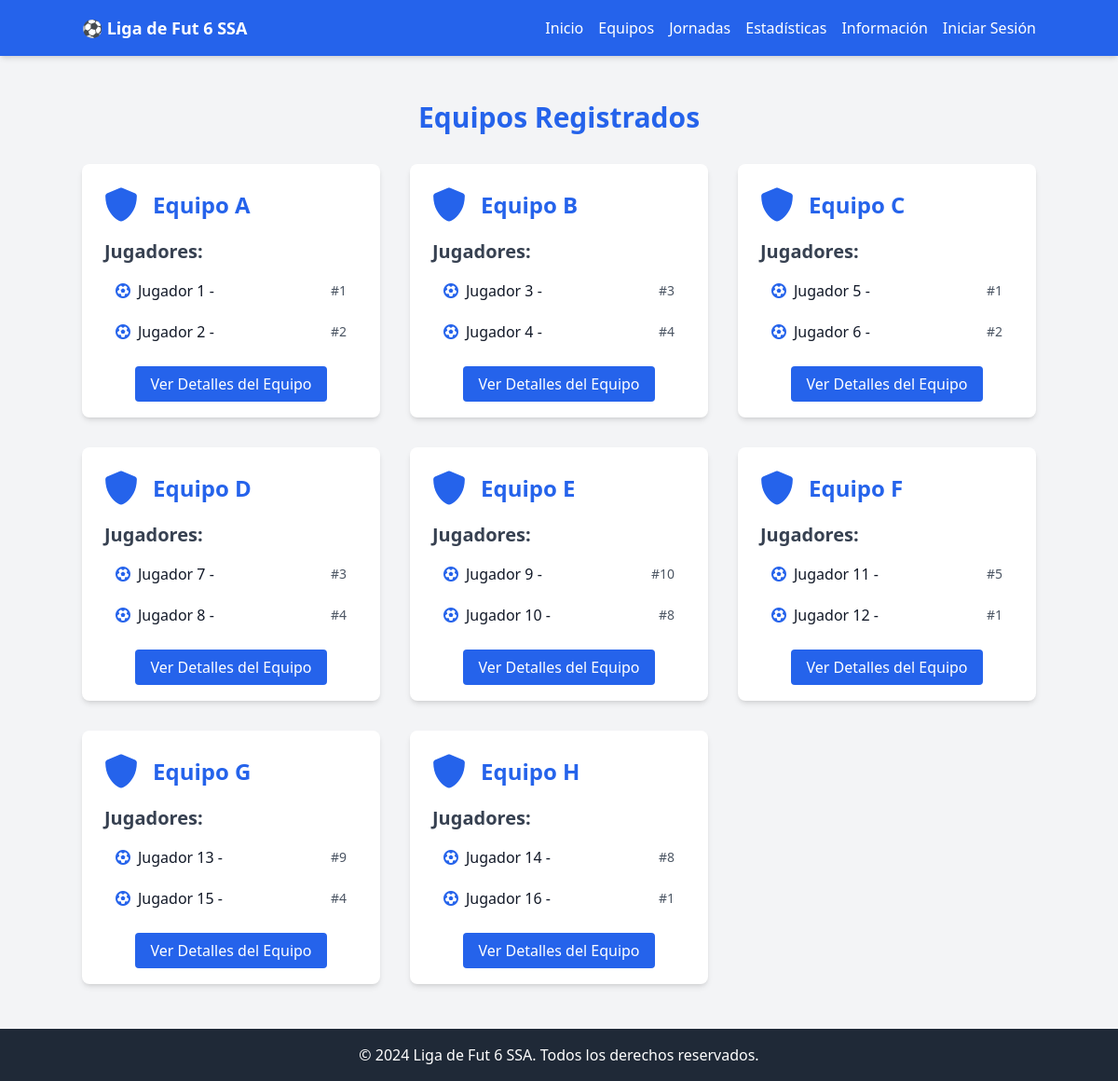
/equipos.php, run on the app's committed database.
### tables this page shows
CREATE TABLE equipos (
    id INT AUTO_INCREMENT PRIMARY KEY,
    nombre VARCHAR(100) NOT NULL,
    imagen VARCHAR(255) NULL,
    created_at TIMESTAMP DEFAULT CURRENT_TIMESTAMP
);

CREATE TABLE IF NOT EXISTS jugadores (
    id INT AUTO_INCREMENT PRIMARY KEY,
    nombre VARCHAR(100) NOT NULL,
    posicion ENUM(
        'Portero',
        'Defensa',
        'Mediocampista',
        'Delantero'
    ) NOT NULL,
    equipo_id INT NOT NULL,
    numero_camisa INT NOT NULL,
    goles INT DEFAULT 0,
    FOREIGN KEY (equipo_id) REFERENCES equipos (id) ON DELETE CASCADE
);

### equipos.php (the view, shortened to what this page needs)
<?php
try {
    $pdo = new PDO('mysql:host=localhost;dbname=fut6_liga', 'root', '');
    $pdo->setAttribute(PDO::ATTR_ERRMODE, PDO::ERRMODE_EXCEPTION);
} catch (PDOException $e) {
    die("Error en la conexión a la base de datos: " . $e->getMessage());
}
$equipos = $pdo->query('SELECT * FROM equipos')->fetchAll(PDO::FETCH_ASSOC);
?>
<!DOCTYPE html>
<html lang="es">
<head>
    <script src="https://cdn.tailwindcss.com"></script>
    <link rel="stylesheet" href="https://cdnjs.cloudflare.com/ajax/libs/font-awesome/6.0.0-beta3/css/all.min.css"
 />
</head>
<body class="bg-gray-100 text-gray-900">
    <nav class="bg-blue-600 text-white p-4 shadow-md">
        <div class="container mx-auto flex justify-between items-center">
            <div class="text-white text-lg font-bold">⚽ Liga de Fut 6 SSA</div>
            <ul class="flex space-x-4">
                <li><a href="index.php" class="hover:text-blue-300">Inicio</a></li>
                <li><a href="equipos.php" class="hover:text-blue-300">Equipos</a></li>
                <li><a href="jornadas.php" class="hover:text-blue-300">Jornadas</a></li>
                <li><a href="estadisticas.php" class="hover:text-blue-300">Estadísticas</a></li>
                <li><a href="informacion.php" class="hover:text-blue-300">Información</a></li>
                <?php if (isset($_SESSION['user_id'])): ?>
                <li><a href="logout.php" class="hover:text-blue-300">Cerrar Sesión</a></li>
                <?php else: ?>
                <li><a href="login.php" class="hover:text-blue-300">Iniciar Sesión</a></li>
                <?php endif; ?>
            </ul>
        </div>
    </nav>
    <div class="container mx-auto mt-12">
        <h2 class="text-3xl font-bold mb-8 text-center text-blue-600">Equipos Registrados</h2>
        <div class="grid grid-cols-1 md:grid-cols-2 lg:grid-cols-3 gap-8">
            <?php foreach ($equipos as $equipo): ?>
            <div class="team-card bg-white p-6 rounded-lg shadow-md">
                <div class="flex items-center mb-4">
                    <div class="flex-shrink-0">
                        <?php if (!empty($equipo['imagen'])): ?>
                        <img src="images/<?php echo htmlspecialchars($equipo['imagen']); ?>"
                            alt="Imagen de <?php echo htmlspecialchars($equipo['nombre']); ?>"
                            class="h-24 w-24 rounded-full mb-4">
                        <?php else: ?>
                        <i class="fas fa-shield-alt text-blue-600 text-4xl"></i>
                        <?php endif; ?>
                    </div>
                    <div class="ml-4">
                        <h3 class="text-2xl font-bold text-blue-600"><?php echo htmlspecialchars($equipo['nombre']); ?>
                        </h3>
                    </div>
                </div>
                <h4 class="text-xl font-semibold mb-2 text-gray-700">Jugadores:</h4>
                <ul class="list-none">
                    <?php
                    $jugadores = $pdo->prepare('SELECT * FROM jugadores WHERE equipo_id = ?');
                    $jugadores->execute([$equipo['id']]);
                    $jugadores = $jugadores->fetchAll(PDO::FETCH_ASSOC);
                    if (count($jugadores) > 0) {
                        foreach ($jugadores as $jugador) {
                            echo '<li class="player-list-item px-3 py-2 rounded flex items-center mb-1">';
                            echo '<i class="fas fa-futbol player-icon text-blue-600"></i>';
                            echo htmlspecialchars($jugador['nombre']) . ' - <span class="ml-auto text-sm text-gray-600">#' . htmlspecialchars($jugador['numero_camisa']) . '</span>';
                            echo '</li>';
                        }
                    } else {
                        echo '<li class="player-list-item px-3 py-2 rounded">No hay jugadores registrados en este equipo.</li>';
                    }
                    ?>
                </ul>
                <div class="mt-6 text-center">
                    <a href="equipo_detalles.php?id=<?php echo $equipo['id']; ?>"
                        class="bg-blue-600 text-white px-4 py-2 rounded hover:bg-blue-700 transition">
                        Ver Detalles del Equipo
                    </a>
                </div>
            </div>
            <?php endforeach; ?>
        </div>
    </div>
    <footer class="bg-gray-800 text-white p-4 text-center mt-12">
        <p>&copy; 2024 Liga de Fut 6 SSA. Todos los derechos reservados.</p>
    </footer>
</body>
</html>

### equipos.php (style rules this page uses)
.team-card { transition: transform 0.3s, box-shadow 0.3s; }
.player-icon { margin-right: 8px; }
.player-list-item { transition: background-color 0.2s, color 0.2s; }

### data on the page
equipos: nombre "Equipo A"
jugadores: nombre "Jugador 1", numero_camisa "1"
jugadores: nombre "Jugador 2", numero_camisa "2"
equipos: nombre "Equipo B"
jugadores: nombre "Jugador 3", numero_camisa "3"
jugadores: nombre "Jugador 4", numero_camisa "4"
equipos: nombre "Equipo C"
jugadores: nombre "Jugador 5", numero_camisa "1"
jugadores: nombre "Jugador 6", numero_camisa "2"
equipos: nombre "Equipo D"
jugadores: nombre "Jugador 7", numero_camisa "3"
jugadores: nombre "Jugador 8", numero_camisa "4"
equipos: nombre "Equipo E"
jugadores: nombre "Jugador 9", numero_camisa "10"
jugadores: nombre "Jugador 10", numero_camisa "8"
equipos: nombre "Equipo F"
jugadores: nombre "Jugador 11", numero_camisa "5"
jugadores: nombre "Jugador 12", numero_camisa "1"
equipos: nombre "Equipo G"
jugadores: nombre "Jugador 13", numero_camisa "9"
jugadores: nombre "Jugador 15", numero_camisa "4"
equipos: nombre "Equipo H"
jugadores: nombre "Jugador 14", numero_camisa "8"
jugadores: nombre "Jugador 16", numero_camisa "1"
